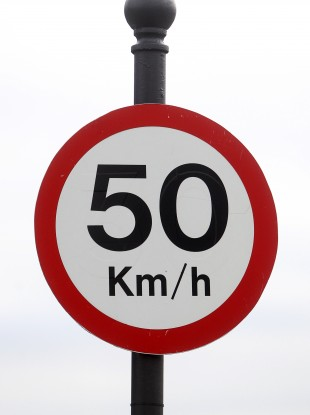
%> input picture Regionprops/speed_limit.jpg, 310 x 415 px
$ octave boundingbox.m   (GNU Octave 9; MATLAB toolbox functions it lacks are replaced by stand-ins)
%> lines starting %> are read from the running program, lines starting %| are printed output that depends on the picture; in (x1, y1, x2, y2) boxes, pixels count from 0 and x2, y2 are one past the last pixel; in counts of white or black regions, pixels touching at a corner belong together; the program's own positions count from 1
%% Bounding box

close all
clear all
clc

I = imread('speed_limit.jpg');
%> I is the input picture: size 415x310x3 uint8; mean R, G, B 204.5, 187.8, 189.4

I_size = size(I);
%> I_size = [415 310 3]

threshold = 150;
bw = zeros(I_size(1),I_size(2));
for i = 1:I_size(1)
    for j = 1:I_size(2)
       pixel(1) = I(i,j,1);
       pixel(2) = I(i,j,2);
       pixel(3) = I(i,j,3);
       if ( abs(norm(double(pixel) - double([255 0 0]))) < threshold)
        bw(i,j) = 1;
       end
    end
end
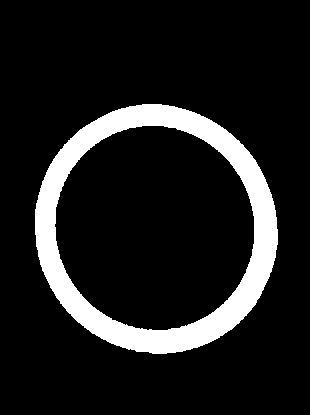
%> bw: size 415x310 double; values 0 (black) and 1 (white), 12.2% white; 1 white region
%> after the loop, pixel = [232 232 234]

figure,imshow(bw);

stats = regionprops('table',bw,'BoundingBox','Centroid',...
    'MajorAxisLength','MinorAxisLength')
%> stats = 1 region; box (x1, y1, x2, y2), Centroid, MajorAxisLength and MinorAxisLength: (35, 104, 278, 354) [159.3 232.3] 324.4 310.7
figure,imshow(I);
rectangle('Position', stats.BoundingBox,...
            'EdgeColor','r','LineWidth',2 );
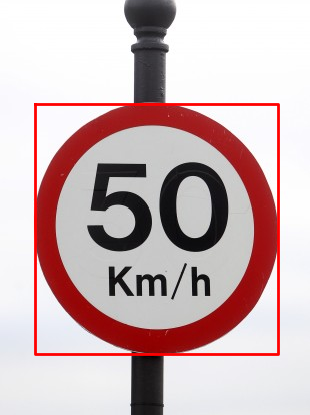
%> figure redrawn from the program's plot data
